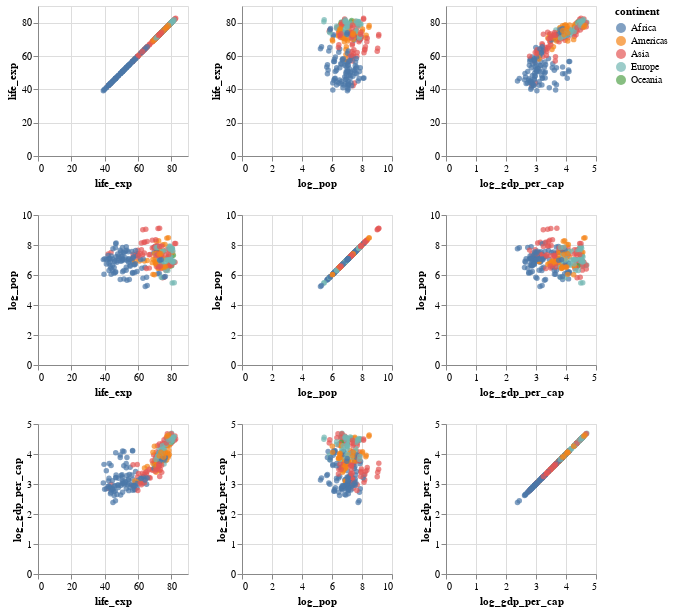

The cell this chart's notebook holds for it:
### Code cell
# BEGIN SOLUTION
alt.Chart(df[df['year'] >= 2000]).mark_circle().encode(
    alt.X(alt.repeat("column"), type='quantitative'),
    alt.Y(alt.repeat("row"), type='quantitative'),
    color = "continent"
).properties(
    width=150,
    height=150
).repeat(
    row=['life_exp', 'log_pop', 'log_gdp_per_cap'],
    column=['life_exp', 'log_pop', 'log_gdp_per_cap']
).interactive()
# END SOLUTION

### Figure 1 — Vega-Lite specification as saved in the notebook (floating-point values rounded to 4 significant figures; data arrays with more than 128 entries replaced by an {"elided": "..."} marker saying what was removed)
{"config": {"view": {"continuousWidth": 400, "continuousHeight": 300}}, "repeat": {"column": ["life_exp", "log_pop", "log_gdp_per_cap"], "row": ["life_exp", "log_pop", "log_gdp_per_cap"]}, "spec": {"data": {"name": "data-0f6a652038668b7fe90a3664352c6614"}, "mark": "circle", "encoding": {"color": {"type": "nominal", "field": "continent"}, "x": {"type": "quantitative", "field": {"repeat": "column"}}, "y": {"type": "quantitative", "field": {"repeat": "row"}}}, "height": 150, "selection": {"selector002": {"type": "interval", "bind": "scales", "encodings": ["x", "y"]}}, "width": 150}, "$schema": "https://vega.github.io/schema/vega-lite/v4.0.2.json", "datasets": {"data-0f6a652038668b7fe90a3664352c6614": {"elided": "284 records"}}}
